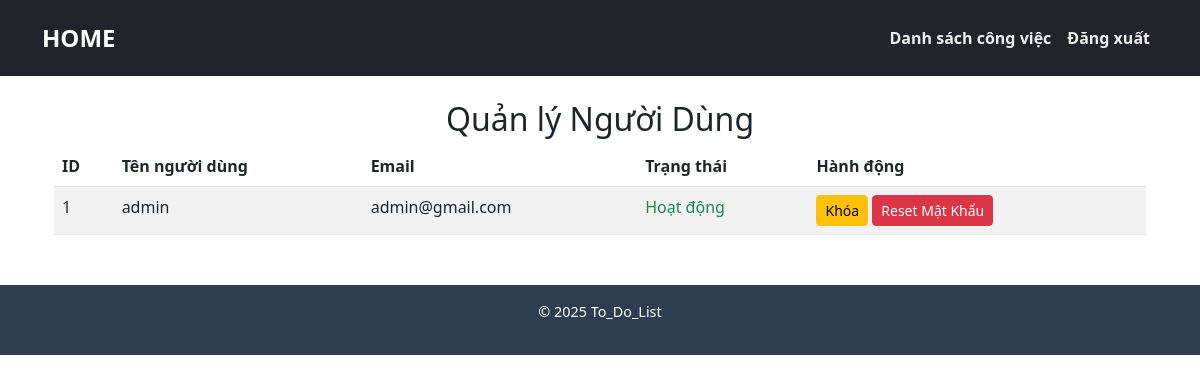
The page /admin-dashboard/ (signed in) on the database as committed earlier.
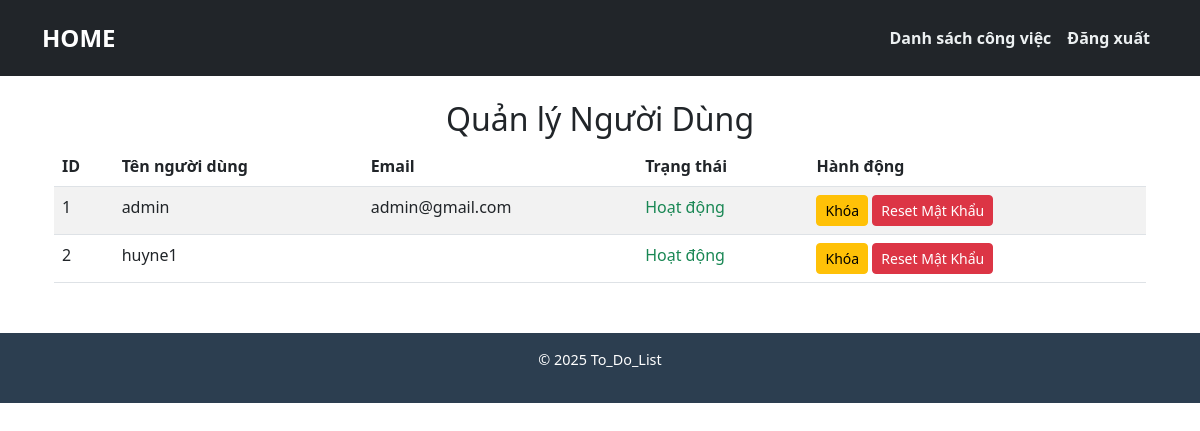
The same page on the database as committed later.
### to_do_list/models.py (models this page shows, shortened)
class CustomUser(AbstractUser):
    groups = models.ManyToManyField(
        "auth.Group",
        related_name="customuser_groups",
        blank=True,
        help_text="The groups this user belongs to. A user will get all permissions granted to each of their groups.",
        verbose_name="groups",
    )
    user_permissions = models.ManyToManyField(
        "auth.Permission",
        related_name="customuser_permissions",
        blank=True,
        help_text="Specific permissions for this user.",
        verbose_name="user permissions",
    )

### to_do_list/views.py (the view)
# urls.py: path('admin-dashboard/', views.admin_dashboard, name='admin_dashboard'),
@login_required
@user_passes_test(is_admin)
def admin_dashboard(request):
    users = CustomUser.objects.all()
    return render(request, 'admin_dashboard.html', {'users': users})

### to_do_list/views.py (called while the page is built)
def is_admin(user):
    return user.is_superuser

### to_do_list/templates/admin_dashboard.html (shortened to what this page needs)
{% extends "base.html" %}
{% block content %}
<div class="container mt-4">
    <h2 class="text-center">Quản lý Người Dùng</h2>
    <table class="table table-striped">
        <thead>
            <tr>
                <th>ID</th>
                <th>Tên người dùng</th>
                <th>Email</th>
                <th>Trạng thái</th>
                <th>Hành động</th>
            </tr>
        </thead>
        <tbody>
            {% for user in users %}
            <tr>
                <td>{{ user.id }}</td>
                <td>{{ user.username }}</td>
                <td>{{ user.email }}</td>
                <td>
                    {% if user.is_active %}
                        <span class="text-success">Hoạt động</span>
                    {% else %}
                        <span class="text-danger">Bị khóa</span>
                    {% endif %}
                </td>
                <td>
                    <a href="{% url 'toggle_user_status' user.id %}" class="btn btn-warning btn-sm">
                        {% if user.is_active %}Khóa{% else %}Mở khóa{% endif %}
                    </a>
                    <a href="{% url 'reset_user_password' user.id %}" class="btn btn-danger btn-sm">
                        Reset Mật Khẩu
                    </a>
                </td>
            </tr>
            {% endfor %}
        </tbody>
    </table>
</div>
{% endblock %}

### to_do_list/templates/base.html (shortened to what this page needs)
<!DOCTYPE html>
<html lang="vi">
<head>
    <link rel="stylesheet" href="https://cdn.jsdelivr.net/npm/bootstrap@5.3.0/dist/css/bootstrap.min.css">
    <link rel="stylesheet" href="/static/css/styles.css">
</head>
<body>
    <nav class="navbar navbar-expand-lg navbar-dark bg-dark">
        <div class="container">
            <a class="navbar-brand" href="{% url 'landing_page' %}">HOME</a>
            <div class="collapse navbar-collapse">
                <ul class="navbar-nav ms-auto">
                    {% if user.is_authenticated %}
                        <li class="nav-item"><a class="nav-link" href="{% url 'to_do_list' %}">Danh sách công việc</a></li>
                        <li class="nav-item"><a class="nav-link" href="{% url 'logout' %}">Đăng xuất</a></li>
                    {% else %}
                        <li class="nav-item"><a class="nav-link" href="{% url 'login' %}">Đăng nhập</a></li>
                        <li class="nav-item"><a class="nav-link" href="{% url 'register' %}">Đăng ký</a></li>
                    {% endif %}
                </ul>
            </div>
        </div>
    </nav>
    <div class="container mt-4">
        {% block content %}{% endblock %}
    </div>
    <footer class="footer text-center py-3">
        <p>© 2025 To_Do_List</p>
    </footer>
</body>
</html>

### to_do_list/static/css/styles.css (style rules this page uses)
.navbar { background: #2c3e50; padding: 15px; }
.navbar-brand { font-size: 1.5rem; font-weight: bold; color: white; }
.navbar-nav .nav-link { font-size: 1rem; font-weight: bold; color: #ecf0f1; transition: color 0.3s ease-in-out; }
.footer { background: #2c3e50; margin-top: 50px; padding: 10px; text-align: center; font-size: 0.9rem; color: white; }

Rows that differ between the two databases and show on the page:
added CustomUser: id "2", username "huyne1", is_active "Hoạt động"
